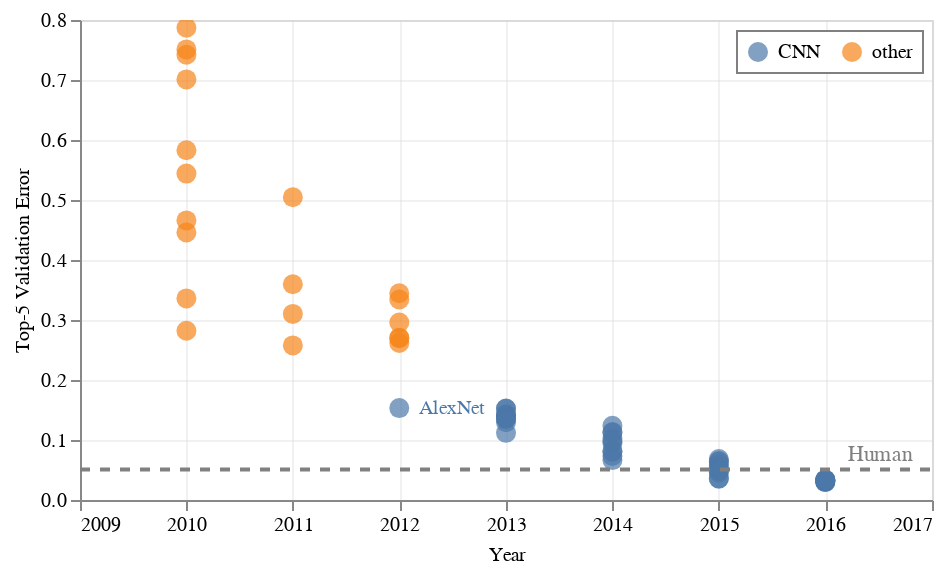

The cell this chart's notebook holds for it:
### Code cell
points=alt.Chart(dataframe, width=426, height=240).encode(
    alt.X('date:T', title='Year', scale=alt.Scale(domain=[pd.to_datetime('2009', format='%Y'), pd.to_datetime('2017', format='%Y')])),
    alt.Y('top5:Q', scale=alt.Scale(zero=False), title='Top-5 Validation Error'),
    alt.Color('type:N', scale=alt.Scale(scheme=color_scheme), legend=alt.Legend(orient='top-right', offset=5, fillColor='white', padding=5, strokeColor='grey', direction='horizontal', title=None, titleBaseline='middle'), title='DNN Architecture'),
    text='name:N'
).mark_circle(size=100)

annotations_other = points.transform_filter(
    datum.type == 'other'
).mark_text(
    align='left',
    baseline='middle',
    fontSize = 10,
    dx = 10,
)

annotations_cnn = points.transform_filter(
    datum.type == 'CNN'
).mark_text(
    align='left',
    baseline='middle',
    fontSize = 10,
    dx = 10,
)
human = alt.Chart(data_years, width=426, height=240).transform_calculate(
    human='5.1/100',
).encode(
    x=alt.X('year:T', title='Year'),
    y=alt.Y('human:Q'),
).mark_line(size=2, color='gray', strokeDash=[5])

human_label = alt.Chart(data_years, width=426, height=240).transform_calculate(
    human='5.1/100',
).encode(
    x='max(year):T',
    y=alt.Y('human:Q'),
    text='label',
).mark_text(align='right', dx=-10, dy=-7, angle=0, color='gray',)

chart = (points+annotations_cnn+annotations_other+human+human_label).configure_axis(
    gridColor='lightgrey',
    gridOpacity=0.33,
    labelFontStyle='Roboto-Regular',
    titleFontStyle='Roboto-Regular',
).configure_header(
    labelFontStyle='Roboto-Regular',
    titleFontStyle='Roboto-Regular',
)

chart.interactive()

### Figure 1 — Vega-Lite specification as saved in the notebook (floating-point values rounded to 4 significant figures)
{"config": {"view": {"continuousWidth": 400, "continuousHeight": 300}, "axis": {"gridColor": "lightgrey", "gridOpacity": 0.33, "labelFontStyle": "Roboto-Regular", "titleFontStyle": "Roboto-Regular"}, "header": {"labelFontStyle": "Roboto-Regular", "titleFontStyle": "Roboto-Regular"}}, "layer": [{"mark": {"type": "circle", "size": 100}, "encoding": {"color": {"type": "nominal", "field": "type", "legend": {"direction": "horizontal", "fillColor": "white", "offset": 5, "orient": "top-right", "padding": 5, "strokeColor": "grey", "title": null, "titleBaseline": "middle"}, "scale": {"scheme": "tableau10"}, "title": "DNN Architecture"}, "text": {"type": "nominal", "field": "name"}, "x": {"type": "temporal", "field": "date", "scale": {"domain": ["2009-01-01T00:00:00", "2017-01-01T00:00:00"]}, "title": "Year"}, "y": {"type": "quantitative", "field": "top5", "scale": {"zero": false}, "title": "Top-5 Validation Error"}}, "height": 240, "selection": {"selector039": {"type": "interval", "bind": "scales", "encodings": ["x", "y"]}}, "width": 426}, {"mark": {"type": "text", "align": "left", "baseline": "middle", "dx": 10, "fontSize": 10}, "encoding": {"color": {"type": "nominal", "field": "type", "legend": {"direction": "horizontal", "fillColor": "white", "offset": 5, "orient": "top-right", "padding": 5, "strokeColor": "grey", "title": null, "titleBaseline": "middle"}, "scale": {"scheme": "tableau10"}, "title": "DNN Architecture"}, "text": {"type": "nominal", "field": "name"}, "x": {"type": "temporal", "field": "date", "scale": {"domain": ["2009-01-01T00:00:00", "2017-01-01T00:00:00"]}, "title": "Year"}, "y": {"type": "quantitative", "field": "top5", "scale": {"zero": false}, "title": "Top-5 Validation Error"}}, "height": 240, "transform": [{"filter": "(datum.type === 'CNN')"}], "width": 426}, {"mark": {"type": "text", "align": "left", "baseline": "middle", "dx": 10, "fontSize": 10}, "encoding": {"color": {"type": "nominal", "field": "type", "legend": {"direction": "horizontal", "fillColor": "white", "offset": 5, "orient": "top-right", "padding": 5, "strokeColor": "grey", "title": null, "titleBaseline": "middle"}, "scale": {"scheme": "tableau10"}, "title": "DNN Architecture"}, "text": {"type": "nominal", "field": "name"}, "x": {"type": "temporal", "field": "date", "scale": {"domain": ["2009-01-01T00:00:00", "2017-01-01T00:00:00"]}, "title": "Year"}, "y": {"type": "quantitative", "field": "top5", "scale": {"zero": false}, "title": "Top-5 Validation Error"}}, "height": 240, "transform": [{"filter": "(datum.type === 'other')"}], "width": 426}, {"data": {"name": "data-db676aff0a255f90a92e561dee530025"}, "mark": {"type": "line", "color": "gray", "size": 2, "strokeDash": [5]}, "encoding": {"x": {"type": "temporal", "field": "year", "title": "Year"}, "y": {"type": "quantitative", "field": "human"}}, "height": 240, "transform": [{"calculate": "5.1/100", "as": "human"}], "width": 426}, {"data": {"name": "data-db676aff0a255f90a92e561dee530025"}, "mark": {"type": "text", "align": "right", "angle": 0, "color": "gray", "dx": -10, "dy": -7}, "encoding": {"text": {"type": "nominal", "field": "label"}, "x": {"type": "temporal", "aggregate": "max", "field": "year"}, "y": {"type": "quantitative", "field": "human"}}, "height": 240, "transform": [{"calculate": "5.1/100", "as": "human"}], "width": 426}], "data": {"name": "data-706c2a5885921a39c6e11b551e47f8dc"}, "$schema": "https://vega.github.io/schema/vega-lite/v4.8.1.json", "datasets": {"data-706c2a5885921a39c6e11b551e47f8dc": [{"name": "", "type": "other", "top5": 0.544, "year": 2010, "date": "2010-01-01T00:00:00"}, {"name": "", "type": "other", "top5": 0.701, "year": 2010, "date": "2010-01-01T00:00:00"}, {"name": "", "type": "other", "top5": 0.446, "year": 2010, "date": "2010-01-01T00:00:00"}, {"name": "", "type": "other", "top5": 0.787, "year": 2010, "date": "2010-01-01T00:00:00"}, {"name": "", "type": "other", "top5": 0.282, "year": 2010, "date": "2010-01-01T00:00:00"}, {"name": "", "type": "other", "top5": 0.742, "year": 2010, "date": "2010-01-01T00:00:00"}, {"name": "", "type": "other", "top5": 0.583, "year": 2010, "date": "2010-01-01T00:00:00"}, {"name": "", "type": "other", "top5": 0.751, "year": 2010, "date": "2010-01-01T00:00:00"}, {"name": "", "type": "other", "top5": 0.466, "year": 2010, "date": "2010-01-01T00:00:00"}, {"name": "", "type": "other", "top5": 0.336, "year": 2010, "date": "2010-01-01T00:00:00"}, {"name": "", "type": "other", "top5": 0.5045, "year": 2011, "date": "2011-01-01T00:00:00"}, {"name": "", "type": "other", "top5": 0.3596, "year": 2011, "date": "2011-01-01T00:00:00"}, {"name": "", "type": "other", "top5": 0.2577, "year": 2011, "date": "2011-01-01T00:00:00"}, {"name": "", "type": "other", "top5": 0.3101, "year": 2011, "date": "2011-01-01T00:00:00"}, {"name": "AlexNet", "type": "CNN", "top5": 0.1532, "year": 2012, "date": "2012-01-01T00:00:00"}, {"name": "", "type": "other", "top5": 0.2617, "year": 2012, "date": "2012-01-01T00:00:00"}, {"name": "", "type": "other", "top5": 0.2698, "year": 2012, "date": "2012-01-01T00:00:00"}, {"name": "", "type": "other", "top5": 0.2706, "year": 2012, "date": "2012-01-01T00:00:00"}, {"name": "", "type": "other", "top5": 0.2958, "year": 2012, "date": "2012-01-01T00:00:00"}, {"name": "", "type": "other", "top5": 0.3342, "year": 2012, "date": "2012-01-01T00:00:00"}, {"name": "", "type": "other", "top5": 0.3446, "year": 2012, "date": "2012-01-01T00:00:00"}, {"name": "", "type": "CNN", "top5": 0.1418, "year": 2013, "date": "2013-01-01T00:00:00"}, {"name": "", "type": "CNN", "top5": 0.1519, "year": 2013, "date": "2013-01-01T00:00:00"}, {"name": "", "type": "CNN", "top5": 0.1429, "year": 2013, "date": "2013-01-01T00:00:00"}, {"name": "", "type": "CNN", "top5": 0.1399, "year": 2013, "date": "2013-01-01T00:00:00"}, {"name": "", "type": "CNN", "top5": 0.1525, "year": 2013, "date": "2013-01-01T00:00:00"}, {"name": "", "type": "CNN", "top5": 0.1356, "year": 2013, "date": "2013-01-01T00:00:00"}, {"name": "", "type": "CNN", "top5": 0.1351, "year": 2013, "date": "2013-01-01T00:00:00"}, {"name": "", "type": "CNN", "top5": 0.1295, "year": 2013, "date": "2013-01-01T00:00:00"}, {"name": "", "type": "CNN", "top5": 0.112, "year": 2013, "date": "2013-01-01T00:00:00"}, {"name": "", "type": "CNN", "top5": 0.1375, "year": 2013, "date": "2013-01-01T00:00:00"}, {"name": "", "type": "CNN", "top5": 0.1238, "year": 2014, "date": "2014-01-01T00:00:00"}, {"name": "", "type": "CNN", "top5": 0.1133, "year": 2014, "date": "2014-01-01T00:00:00"}, {"name": "", "type": "CNN", "top5": 0.1123, "year": 2014, "date": "2014-01-01T00:00:00"}, {"name": "", "type": "CNN", "top5": 0.1022, "year": 2014, "date": "2014-01-01T00:00:00"}, {"name": "", "type": "CNN", "top5": 0.09794, "year": 2014, "date": "2014-01-01T00:00:00"}, {"name": "", "type": "CNN", "top5": 0.09508, "year": 2014, "date": "2014-01-01T00:00:00"}, {"name": "", "type": "CNN", "top5": 0.08111, "year": 2014, "date": "2014-01-01T00:00:00"}, {"name": "", "type": "CNN", "top5": 0.0806, "year": 2014, "date": "2014-01-01T00:00:00"}, {"name": "", "type": "CNN", "top5": 0.07325, "year": 2014, "date": "2014-01-01T00:00:00"}, {"name": "", "type": "CNN", "top5": 0.06656, "year": 2014, "date": "2014-01-01T00:00:00"}, {"name": "", "type": "CNN", "top5": 0.06482, "year": 2015, "date": "2015-01-01T00:00:00"}, {"name": "", "type": "CNN", "top5": 0.06314, "year": 2015, "date": "2015-01-01T00:00:00"}, {"name": "", "type": "CNN", "top5": 0.06828, "year": 2015, "date": "2015-01-01T00:00:00"}, {"name": "", "type": "CNN", "top5": 0.05858, "year": 2015, "date": "2015-01-01T00:00:00"}, {"name": "", "type": "CNN", "top5": 0.05477, "year": 2015, "date": "2015-01-01T00:00:00"}, {"name": "", "type": "CNN", "top5": 0.04581, "year": 2015, "date": "2015-01-01T00:00:00"}, {"name": "", "type": "CNN", "top5": 0.04873, "year": 2015, "date": "2015-01-01T00:00:00"}, {"name": "", "type": "CNN", "top5": 0.03581, "year": 2015, "date": "2015-01-01T00:00:00"}, {"name": "", "type": "CNN", "top5": 0.03567, "year": 2015, "date": "2015-01-01T00:00:00"}, {"name": "", "type": "CNN", "top5": 0.05034, "year": 2015, "date": "2015-01-01T00:00:00"}, {"name": "", "type": "CNN", "top5": 0.03352, "year": 2016, "date": "2016-01-01T00:00:00"}, {"name": "", "type": "CNN", "top5": 0.02991, "year": 2016, "date": "2016-01-01T00:00:00"}, {"name": "", "type": "CNN", "top5": 0.03031, "year": 2016, "date": "2016-01-01T00:00:00"}, {"name": "", "type": "CNN", "top5": 0.03042, "year": 2016, "date": "2016-01-01T00:00:00"}, {"name": "", "type": "CNN", "top5": 0.03171, "year": 2016, "date": "2016-01-01T00:00:00"}, {"name": "", "type": "CNN", "top5": 0.03256, "year": 2016, "date": "2016-01-01T00:00:00"}, {"name": "", "type": "CNN", "top5": 0.03291, "year": 2016, "date": "2016-01-01T00:00:00"}, {"name": "", "type": "CNN", "top5": 0.03297, "year": 2016, "date": "2016-01-01T00:00:00"}, {"name": "", "type": "CNN", "top5": 0.03351, "year": 2016, "date": "2016-01-01T00:00:00"}, {"name": "", "type": "CNN", "top5": 0.03416, "year": 2016, "date": "2016-01-01T00:00:00"}], "data-db676aff0a255f90a92e561dee530025": [{"year": "2009-01-01T00:00:00", "label": ""}, {"year": "2010-01-01T00:00:00", "label": ""}, {"year": "2011-01-01T00:00:00", "label": ""}, {"year": "2012-01-01T00:00:00", "label": ""}, {"year": "2013-01-01T00:00:00", "label": ""}, {"year": "2014-01-01T00:00:00", "label": ""}, {"year": "2015-01-01T00:00:00", "label": ""}, {"year": "2016-01-01T00:00:00", "label": ""}, {"year": "2017-01-01T00:00:00", "label": "Human"}]}}
